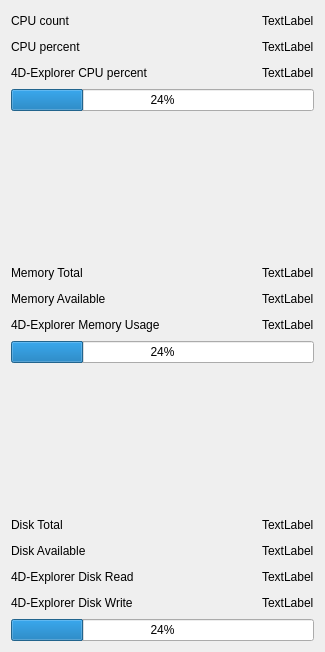
<?xml version="1.0" encoding="UTF-8"?>
<ui version="4.0">
 <class>Form</class>
 <widget class="QWidget" name="Form">
  <property name="geometry">
   <rect>
    <x>0</x>
    <y>0</y>
    <width>325</width>
    <height>652</height>
   </rect>
  </property>
  <property name="minimumSize">
   <size>
    <width>0</width>
    <height>0</height>
   </size>
  </property>
  <property name="maximumSize">
   <size>
    <width>16777215</width>
    <height>16777215</height>
   </size>
  </property>
  <property name="windowTitle">
   <string>Form</string>
  </property>
  <layout class="QVBoxLayout" name="verticalLayout">
   <item>
    <layout class="QGridLayout" name="gridLayout">
     <item row="0" column="0">
      <widget class="QLabel" name="label">
       <property name="text">
        <string>CPU count</string>
       </property>
      </widget>
     </item>
     <item row="0" column="1">
      <spacer name="horizontalSpacer">
       <property name="orientation">
        <enum>Qt::Horizontal</enum>
       </property>
       <property name="sizeHint" stdset="0">
        <size>
         <width>40</width>
         <height>20</height>
        </size>
       </property>
      </spacer>
     </item>
     <item row="0" column="2">
      <widget class="QLabel" name="label_cpu_count">
       <property name="text">
        <string>TextLabel</string>
       </property>
      </widget>
     </item>
     <item row="1" column="0">
      <widget class="QLabel" name="label_3">
       <property name="text">
        <string>CPU percent</string>
       </property>
      </widget>
     </item>
     <item row="1" column="1">
      <spacer name="horizontalSpacer_2">
       <property name="orientation">
        <enum>Qt::Horizontal</enum>
       </property>
       <property name="sizeHint" stdset="0">
        <size>
         <width>40</width>
         <height>20</height>
        </size>
       </property>
      </spacer>
     </item>
     <item row="1" column="2">
      <widget class="QLabel" name="label_cpu_percent">
       <property name="text">
        <string>TextLabel</string>
       </property>
      </widget>
     </item>
     <item row="2" column="0">
      <widget class="QLabel" name="label_2">
       <property name="text">
        <string>4D-Explorer CPU percent</string>
       </property>
      </widget>
     </item>
     <item row="2" column="1">
      <spacer name="horizontalSpacer_3">
       <property name="orientation">
        <enum>Qt::Horizontal</enum>
       </property>
       <property name="sizeHint" stdset="0">
        <size>
         <width>40</width>
         <height>20</height>
        </size>
       </property>
      </spacer>
     </item>
     <item row="2" column="2">
      <widget class="QLabel" name="label_app_cpu_percent">
       <property name="text">
        <string>TextLabel</string>
       </property>
      </widget>
     </item>
    </layout>
   </item>
   <item>
    <widget class="QProgressBar" name="progressBar_cpu_percent">
     <property name="value">
      <number>24</number>
     </property>
    </widget>
   </item>
   <item>
    <spacer name="verticalSpacer">
     <property name="orientation">
      <enum>Qt::Vertical</enum>
     </property>
     <property name="sizeHint" stdset="0">
      <size>
       <width>20</width>
       <height>40</height>
      </size>
     </property>
    </spacer>
   </item>
   <item>
    <layout class="QGridLayout" name="gridLayout_2">
     <item row="0" column="0">
      <widget class="QLabel" name="label_4">
       <property name="text">
        <string>Memory Total</string>
       </property>
      </widget>
     </item>
     <item row="0" column="1">
      <spacer name="horizontalSpacer_4">
       <property name="orientation">
        <enum>Qt::Horizontal</enum>
       </property>
       <property name="sizeHint" stdset="0">
        <size>
         <width>40</width>
         <height>20</height>
        </size>
       </property>
      </spacer>
     </item>
     <item row="0" column="2">
      <widget class="QLabel" name="label_memory_total">
       <property name="text">
        <string>TextLabel</string>
       </property>
      </widget>
     </item>
     <item row="1" column="0">
      <widget class="QLabel" name="label_5">
       <property name="text">
        <string>Memory Available</string>
       </property>
      </widget>
     </item>
     <item row="1" column="1">
      <spacer name="horizontalSpacer_5">
       <property name="orientation">
        <enum>Qt::Horizontal</enum>
       </property>
       <property name="sizeHint" stdset="0">
        <size>
         <width>40</width>
         <height>20</height>
        </size>
       </property>
      </spacer>
     </item>
     <item row="1" column="2">
      <widget class="QLabel" name="label_memory_available">
       <property name="text">
        <string>TextLabel</string>
       </property>
      </widget>
     </item>
     <item row="2" column="0">
      <widget class="QLabel" name="label_9">
       <property name="text">
        <string>4D-Explorer Memory Usage</string>
       </property>
      </widget>
     </item>
     <item row="2" column="1">
      <spacer name="horizontalSpacer_6">
       <property name="orientation">
        <enum>Qt::Horizontal</enum>
       </property>
       <property name="sizeHint" stdset="0">
        <size>
         <width>40</width>
         <height>20</height>
        </size>
       </property>
      </spacer>
     </item>
     <item row="2" column="2">
      <widget class="QLabel" name="label_app_memory">
       <property name="text">
        <string>TextLabel</string>
       </property>
      </widget>
     </item>
    </layout>
   </item>
   <item>
    <widget class="QProgressBar" name="progressBar_memory_percent">
     <property name="value">
      <number>24</number>
     </property>
    </widget>
   </item>
   <item>
    <spacer name="verticalSpacer_2">
     <property name="orientation">
      <enum>Qt::Vertical</enum>
     </property>
     <property name="sizeHint" stdset="0">
      <size>
       <width>20</width>
       <height>40</height>
      </size>
     </property>
    </spacer>
   </item>
   <item>
    <layout class="QGridLayout" name="gridLayout_3">
     <item row="0" column="1">
      <spacer name="horizontalSpacer_8">
       <property name="orientation">
        <enum>Qt::Horizontal</enum>
       </property>
       <property name="sizeHint" stdset="0">
        <size>
         <width>40</width>
         <height>20</height>
        </size>
       </property>
      </spacer>
     </item>
     <item row="0" column="2">
      <widget class="QLabel" name="label_disk_total">
       <property name="text">
        <string>TextLabel</string>
       </property>
      </widget>
     </item>
     <item row="1" column="0">
      <widget class="QLabel" name="label_7">
       <property name="text">
        <string>Disk Available</string>
       </property>
      </widget>
     </item>
     <item row="2" column="1">
      <spacer name="horizontalSpacer_10">
       <property name="orientation">
        <enum>Qt::Horizontal</enum>
       </property>
       <property name="sizeHint" stdset="0">
        <size>
         <width>40</width>
         <height>20</height>
        </size>
       </property>
      </spacer>
     </item>
     <item row="2" column="2">
      <widget class="QLabel" name="label_app_disk_read">
       <property name="text">
        <string>TextLabel</string>
       </property>
      </widget>
     </item>
     <item row="1" column="1">
      <spacer name="horizontalSpacer_9">
       <property name="orientation">
        <enum>Qt::Horizontal</enum>
       </property>
       <property name="sizeHint" stdset="0">
        <size>
         <width>40</width>
         <height>20</height>
        </size>
       </property>
      </spacer>
     </item>
     <item row="2" column="0">
      <widget class="QLabel" name="label_8">
       <property name="text">
        <string>4D-Explorer Disk Read</string>
       </property>
      </widget>
     </item>
     <item row="0" column="0">
      <widget class="QLabel" name="label_6">
       <property name="text">
        <string>Disk Total</string>
       </property>
      </widget>
     </item>
     <item row="1" column="2">
      <widget class="QLabel" name="label_disk_available">
       <property name="text">
        <string>TextLabel</string>
       </property>
      </widget>
     </item>
     <item row="3" column="0">
      <widget class="QLabel" name="label_10">
       <property name="text">
        <string>4D-Explorer Disk Write</string>
       </property>
      </widget>
     </item>
     <item row="3" column="2">
      <widget class="QLabel" name="label_app_disk_write">
       <property name="text">
        <string>TextLabel</string>
       </property>
      </widget>
     </item>
     <item row="3" column="1">
      <spacer name="horizontalSpacer_7">
       <property name="orientation">
        <enum>Qt::Horizontal</enum>
       </property>
       <property name="sizeHint" stdset="0">
        <size>
         <width>40</width>
         <height>20</height>
        </size>
       </property>
      </spacer>
     </item>
    </layout>
   </item>
   <item>
    <widget class="QProgressBar" name="progressBar_disk_percent">
     <property name="value">
      <number>24</number>
     </property>
    </widget>
   </item>
  </layout>
 </widget>
 <resources/>
 <connections/>
</ui>
